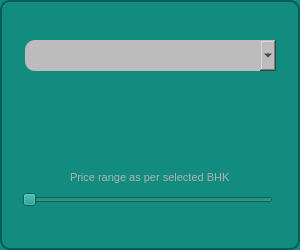
<?xml version="1.0" encoding="UTF-8"?>
<ui version="4.0">
 <class>Frame</class>
 <widget class="QFrame" name="Frame">
  <property name="geometry">
   <rect>
    <x>0</x>
    <y>0</y>
    <width>300</width>
    <height>250</height>
   </rect>
  </property>
  <property name="minimumSize">
   <size>
    <width>300</width>
    <height>250</height>
   </size>
  </property>
  <property name="maximumSize">
   <size>
    <width>300</width>
    <height>250</height>
   </size>
  </property>
  <property name="windowTitle">
   <string>Frame</string>
  </property>
  <property name="styleSheet">
   <string notr="true">background-color: rgb(18, 140, 126);
border:2px solid rgb(7, 94, 84);
border-radius:10px</string>
  </property>
  <widget class="QComboBox" name="comboBox">
   <property name="geometry">
    <rect>
     <x>25</x>
     <y>40</y>
     <width>251</width>
     <height>31</height>
    </rect>
   </property>
   <property name="styleSheet">
    <string notr="true">background-color:rgb(188, 188, 188);
border:none;
</string>
   </property>
   <property name="placeholderText">
    <string>  Select one from above...</string>
   </property>
   <item>
    <property name="text">
     <string>  1 BHK</string>
    </property>
   </item>
   <item>
    <property name="text">
     <string>  2 BHK</string>
    </property>
   </item>
   <item>
    <property name="text">
     <string>  3 BHK</string>
    </property>
   </item>
   <item>
    <property name="text">
     <string>  Others...</string>
    </property>
   </item>
  </widget>
  <widget class="QSlider" name="horizontalSlider">
   <property name="geometry">
    <rect>
     <x>22</x>
     <y>189</y>
     <width>251</width>
     <height>21</height>
    </rect>
   </property>
   <property name="styleSheet">
    <string notr="true">border:none;</string>
   </property>
   <property name="orientation">
    <enum>Qt::Orientation::Horizontal</enum>
   </property>
  </widget>
  <widget class="QLabel" name="label_2">
   <property name="geometry">
    <rect>
     <x>70</x>
     <y>169</y>
     <width>161</width>
     <height>16</height>
    </rect>
   </property>
   <property name="font">
    <font>
     <pointsize>8</pointsize>
     <bold>false</bold>
    </font>
   </property>
   <property name="styleSheet">
    <string notr="true">color:rgb(177, 177, 177); 
border:none;</string>
   </property>
   <property name="text">
    <string>Price range as per selected BHK :</string>
   </property>
  </widget>
 </widget>
 <resources/>
 <connections/>
</ui>
